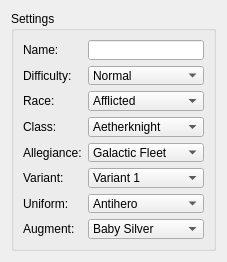
         <widget class="QWidget" name="layoutWidget">
          <property name="geometry">
           <rect>
            <x>9</x>
            <y>9</y>
            <width>207</width>
            <height>251</height>
           </rect>
          </property>
          <layout class="QHBoxLayout" name="layoutSettings">
           <item>
            <widget class="QGroupBox" name="groupBoxSettings">
             <property name="minimumSize">
              <size>
               <width>205</width>
               <height>240</height>
              </size>
             </property>
             <property name="maximumSize">
              <size>
               <width>205</width>
               <height>240</height>
              </size>
             </property>
             <property name="title">
              <string>Settings</string>
             </property>
             <layout class="QGridLayout" name="gridLayout">
              <item row="8" column="1">
               <layout class="QVBoxLayout" name="layoutAugmentEdit">
                <property name="spacing">
                 <number>0</number>
                </property>
                <item>
                 <widget class="QComboBox" name="comboBoxAugmentEdit">
                  <item>
                   <property name="text">
                    <string>Baby Silver</string>
                   </property>
                  </item>
                  <item>
                   <property name="text">
                    <string>Beats by Boizu</string>
                   </property>
                  </item>
                  <item>
                   <property name="text">
                    <string>Berserker Scarf</string>
                   </property>
                  </item>
                  <item>
                   <property name="text">
                    <string>Chamcham Hat</string>
                   </property>
                  </item>
                  <item>
                   <property name="text">
                    <string>Crown</string>
                   </property>
                  </item>
                  <item>
                   <property name="text">
                    <string>Crusader Hat</string>
                   </property>
                  </item>
                  <item>
                   <property name="text">
                    <string>Demon Horns</string>
                   </property>
                  </item>
                  <item>
                   <property name="text">
                    <string>Eye Gadget</string>
                   </property>
                  </item>
                  <item>
                   <property name="text">
                    <string>Eyepod Hat</string>
                   </property>
                  </item>
                  <item>
                   <property name="text">
                    <string>Forsaker Mask</string>
                   </property>
                  </item>
                  <item>
                   <property name="text">
                    <string>Glibglob Hat</string>
                   </property>
                  </item>
                  <item>
                   <property name="text">
                    <string>Halo</string>
                   </property>
                  </item>
                  <item>
                   <property name="text">
                    <string>Lucky Pumpkin</string>
                   </property>
                  </item>
                  <item>
                   <property name="text">
                    <string>Mage Hat</string>
                   </property>
                  </item>
                  <item>
                   <property name="text">
                    <string>Mech City Beanie</string>
                   </property>
                  </item>
                  <item>
                   <property name="text">
                    <string>Oculus Goggles</string>
                   </property>
                  </item>
                  <item>
                   <property name="text">
                    <string>Rogue Bandana</string>
                   </property>
                  </item>
                  <item>
                   <property name="text">
                    <string>Shmoo Hat</string>
                   </property>
                  </item>
                  <item>
                   <property name="text">
                    <string>Shroom Hat</string>
                   </property>
                  </item>
                  <item>
                   <property name="text">
                    <string>Slime Hat</string>
                   </property>
                  </item>
                 </widget>
                </item>
               </layout>
              </item>
              <item row="7" column="1">
               <layout class="QVBoxLayout" name="layoutUniformEdit">
                <property name="spacing">
                 <number>0</number>
                </property>
                <item>
                 <widget class="QComboBox" name="comboBoxUniformEdit">
                  <item>
                   <property name="text">
                    <string>Antihero</string>
                   </property>
                  </item>
                  <item>
                   <property name="text">
                    <string>Beehive</string>
                   </property>
                  </item>
                  <item>
                   <property name="text">
                    <string>Blacksmith</string>
                   </property>
                  </item>
                  <item>
                   <property name="text">
                    <string>Cobalt Mage</string>
                   </property>
                  </item>
                  <item>
                   <property name="text">
                    <string>Crusader</string>
                   </property>
                  </item>
                  <item>
                   <property name="text">
                    <string>Dirtmage</string>
                   </property>
                  </item>
                  <item>
                   <property name="text">
                    <string>Echo</string>
                   </property>
                  </item>
                  <item>
                   <property name="text">
                    <string>Explorer</string>
                   </property>
                  </item>
                  <item>
                   <property name="text">
                    <string>Fairy</string>
                   </property>
                  </item>
                  <item>
                   <property name="text">
                    <string>Fleet Cadet</string>
                   </property>
                  </item>
                  <item>
                   <property name="text">
                    <string>Gadget Worker</string>
                   </property>
                  </item>
                  <item>
                   <property name="text">
                    <string>Hero</string>
                   </property>
                  </item>
                  <item>
                   <property name="text">
                    <string>Metalgear</string>
                   </property>
                  </item>
                  <item>
                   <property name="text">
                    <string>Minister</string>
                   </property>
                  </item>
                  <item>
                   <property name="text">
                    <string>Monster Trainer</string>
                   </property>
                  </item>
                  <item>
                   <property name="text">
                    <string>Overworld</string>
                   </property>
                  </item>
                  <item>
                   <property name="text">
                    <string>Peasant</string>
                   </property>
                  </item>
                  <item>
                   <property name="text">
                    <string>Phoenix</string>
                   </property>
                  </item>
                  <item>
                   <property name="text">
                    <string>President</string>
                   </property>
                  </item>
                  <item>
                   <property name="text">
                    <string>Pyromancer</string>
                   </property>
                  </item>
                  <item>
                   <property name="text">
                    <string>Scholar</string>
                   </property>
                  </item>
                  <item>
                   <property name="text">
                    <string>Scientist</string>
                   </property>
                  </item>
                  <item>
                   <property name="text">
                    <string>Seer</string>
                   </property>
                  </item>
                  <item>
                   <property name="text">
                    <string>Soldier</string>
                   </property>
                  </item>
                 </widget>
                </item>
               </layout>
              </item>
              <item row="5" column="0">
               <layout class="QVBoxLayout" name="layoutAllegiance">
                <property name="spacing">
                 <number>0</number>
                </property>
                <item>
                 <widget class="QLabel" name="labelAllegiance">
                  <property name="text">
                   <string>Allegiance:</string>
                  </property>
                 </widget>
                </item>
               </layout>
              </item>
              <item row="5" column="1">
               <layout class="QVBoxLayout" name="layoutAllegianceEdit">
                <property name="spacing">
                 <number>0</number>
                </property>
                <item>
                 <widget class="QComboBox" name="comboBoxAllegianceEdit">
                  <item>
                   <property name="text">
                    <string>Galactic Fleet</string>
                   </property>
                  </item>
                  <item>
                   <property name="text">
                    <string>Starlight Rebellion</string>
                   </property>
                  </item>
                  <item>
                   <property name="text">
                    <string>Church of Faust</string>
                   </property>
                  </item>
                  <item>
                   <property name="text">
                    <string>Gray Enigma</string>
                   </property>
                  </item>
                 </widget>
                </item>
               </layout>
              </item>
              <item row="6" column="0">
               <layout class="QVBoxLayout" name="layoutVariant">
                <item>
                 <widget class="QLabel" name="labelVariant">
                  <property name="text">
                   <string>Variant:</string>
                  </property>
                 </widget>
                </item>
               </layout>
              </item>
              <item row="1" column="0">
               <layout class="QVBoxLayout" name="layoutCharacterName">
                <property name="spacing">
                 <number>0</number>
                </property>
                <item>
                 <widget class="QLabel" name="labelCharacterName">
                  <property name="text">
                   <string>Name:</string>
                  </property>
                 </widget>
                </item>
               </layout>
              </item>
              <item row="1" column="1">
               <layout class="QVBoxLayout" name="layoutNameEdit">
                <property name="spacing">
                 <number>0</number>
                </property>
                <item>
                 <widget class="QLineEdit" name="lineEditName">
                  <property name="inputMask">
                   <string/>
                  </property>
                  <property name="maxLength">
                   <number>32767</number>
                  </property>
                 </widget>
                </item>
               </layout>
              </item>
              <item row="2" column="0">
               <layout class="QVBoxLayout" name="layoutDifficulty">
                <property name="spacing">
                 <number>0</number>
                </property>
                <item>
                 <widget class="QLabel" name="labelDifficulty">
                  <property name="text">
                   <string>Difficulty:</string>
                  </property>
                 </widget>
                </item>
               </layout>
              </item>
              <item row="2" column="1">
               <layout class="QVBoxLayout" name="layoutDifficultyEdit">
                <property name="spacing">
                 <number>0</number>
                </property>
                <item>
                 <widget class="QComboBox" name="comboBoxDifficultyEdit">
                  <item>
                   <property name="text">
                    <string>Normal</string>
                   </property>
                  </item>
                  <item>
                   <property name="text">
                    <string>Ironman</string>
                   </property>
                  </item>
                 </widget>
                </item>
               </layout>
              </item>
              <item row="3" column="0">
               <layout class="QVBoxLayout" name="layoutRace">
                <property name="spacing">
                 <number>0</number>
                </property>
                <item>
                 <widget class="QLabel" name="labelRace">
                  <property name="text">
                   <string>Race:</string>
                  </property>
                 </widget>
                </item>
               </layout>
              </item>
              <item row="3" column="1">
               <layout class="QVBoxLayout" name="layoutRaceEdit">
                <property name="spacing">
                 <number>0</number>
                </property>
                <item>
                 <widget class="QComboBox" name="comboBoxRaceEdit">
                  <item>
                   <property name="text">
                    <string>Afflicted</string>
                   </property>
                  </item>
                  <item>
                   <property name="text">
                    <string>Ancient</string>
                   </property>
                  </item>
                  <item>
                   <property name="text">
                    <string>Avalancher</string>
                   </property>
                  </item>
                  <item>
                   <property name="text">
                    <string>Boogoo</string>
                   </property>
                  </item>
                  <item>
                   <property name="text">
                    <string>Broccolite</string>
                   </property>
                  </item>
                  <item>
                   <property name="text">
                    <string>Bunyip</string>
                   </property>
                  </item>
                  <item>
                   <property name="text">
                    <string>Centurion</string>
                   </property>
                  </item>
                  <item>
                   <property name="text">
                    <string>Deathrazor</string>
                   </property>
                  </item>
                  <item>
                   <property name="text">
                    <string>Drifter</string>
                   </property>
                  </item>
                  <item>
                   <property name="text">
                    <string>Fishfolk</string>
                   </property>
                  </item>
                  <item>
                   <property name="text">
                    <string>Florbgon</string>
                   </property>
                  </item>
                  <item>
                   <property name="text">
                    <string>Gekko</string>
                   </property>
                  </item>
                  <item>
                   <property name="text">
                    <string>Goblin</string>
                   </property>
                  </item>
                  <item>
                   <property name="text">
                    <string>Golem</string>
                   </property>
                  </item>
                  <item>
                   <property name="text">
                    <string>Hiveling</string>
                   </property>
                  </item>
                  <item>
                   <property name="text">
                    <string>Illuminate</string>
                   </property>
                  </item>
                  <item>
                   <property name="text">
                    <string>Infernal</string>
                   </property>
                  </item>
                  <item>
                   <property name="text">
                    <string>Ironclad</string>
                   </property>
                  </item>
                  <item>
                   <property name="text">
                    <string>Lightsworn</string>
                   </property>
                  </item>
                  <item>
                   <property name="text">
                    <string>Necro</string>
                   </property>
                  </item>
                  <item>
                   <property name="text">
                    <string>Nomad</string>
                   </property>
                  </item>
                  <item>
                   <property name="text">
                    <string>Oompa</string>
                   </property>
                  </item>
                  <item>
                   <property name="text">
                    <string>Overseer</string>
                   </property>
                  </item>
                  <item>
                   <property name="text">
                    <string>Phantom</string>
                   </property>
                  </item>
                  <item>
                   <property name="text">
                    <string>Royalite</string>
                   </property>
                  </item>
                  <item>
                   <property name="text">
                    <string>Runefolk</string>
                   </property>
                  </item>
                  <item>
                   <property name="text">
                    <string>Savior</string>
                   </property>
                  </item>
                  <item>
                   <property name="text">
                    <string>Scaled</string>
                   </property>
                  </item>
                  <item>
                   <property name="text">
                    <string>Shlaami</string>
                   </property>
                  </item>
                  <item>
                   <property name="text">
                    <string>Swampfolk</string>
                   </property>
                  </item>
                  <item>
                   <property name="text">
                    <string>Tiki</string>
                   </property>
                  </item>
                  <item>
                   <property name="text">
                    <string>Titan</string>
                   </property>
                  </item>
                  <item>
                   <property name="text">
                    <string>Trogon</string>
                   </property>
                  </item>
                  <item>
                   <property name="text">
                    <string>Wanderer</string>
                   </property>
                  </item>
                  <item>
                   <property name="text">
                    <string>Wizened</string>
                   </property>
                  </item>
                  <item>
                   <property name="text">
                    <string>Worg</string>
                   </property>
                  </item>
                 </widget>
                </item>
               </layout>
              </item>
              <item row="4" column="0">
               <layout class="QVBoxLayout" name="layoutClass">
                <property name="spacing">
                 <number>0</number>
                </property>
                <item>
                 <widget class="QLabel" name="labelClass">
                  <property name="text">
                   <string>Class:</string>
                  </property>
                 </widget>
                </item>
               </layout>
              </item>
              <item row="4" column="1">
               <layout class="QVBoxLayout" name="layoutClassEdit">
                <property name="spacing">
                 <number>0</number>
                </property>
                <item>
                 <widget class="QComboBox" name="comboBoxClassEdit">
                  <item>
                   <property name="text">
                    <string>Aetherknight</string>
                   </property>
                  </item>
                  <item>
                   <property name="text">
                    <string>Aethermage</string>
                   </property>
                  </item>
                  <item>
                   <property name="text">
                    <string>Alchemist</string>
                   </property>
                  </item>
                  <item>
                   <property name="text">
                    <string>Arcanist</string>
                   </property>
                  </item>
                  <item>
                   <property name="text">
                    <string>Blademaster</string>
                   </property>
                  </item>
                  <item>
                   <property name="text">
                    <string>Bounty Hunter</string>
                   </property>
                  </item>
                  <item>
                   <property name="text">
                    <string>Commander</string>
                   </property>
                  </item>
                  <item>
                   <property name="text">
                    <string>Darkmage</string>
                   </property>
                  </item>
                  <item>
                   <property name="text">
                    <string>Datamancer</string>
                   </property>
                  </item>
                  <item>
                   <property name="text">
                    <string>Dragoon</string>
                   </property>
                  </item>
                  <item>
                   <property name="text">
                    <string>Enforcer</string>
                   </property>
                  </item>
                  <item>
                   <property name="text">
                    <string>Gunmage</string>
                   </property>
                  </item>
                  <item>
                   <property name="text">
                    <string>Gunner</string>
                   </property>
                  </item>
                  <item>
                   <property name="text">
                    <string>Machinist</string>
                   </property>
                  </item>
                  <item>
                   <property name="text">
                    <string>Spellblade</string>
                   </property>
                  </item>
                 </widget>
                </item>
               </layout>
              </item>
              <item row="7" column="0">
               <layout class="QVBoxLayout" name="layoutUniform">
                <property name="spacing">
                 <number>0</number>
                </property>
                <item>
                 <widget class="QLabel" name="labelUniform">
                  <property name="text">
                   <string>Uniform:</string>
                  </property>
                 </widget>
                </item>
               </layout>
              </item>
              <item row="6" column="1">
               <layout class="QVBoxLayout" name="layoutVariantEdit">
                <property name="spacing">
                 <number>0</number>
                </property>
                <item>
                 <widget class="QComboBox" name="comboBoxVariantEdit">
                  <item>
                   <property name="text">
                    <string>Variant 1</string>
                   </property>
                  </item>
                  <item>
                   <property name="text">
                    <string>Variant 2</string>
                   </property>
                  </item>
                  <item>
                   <property name="text">
                    <string>Variant 3</string>
                   </property>
                  </item>
                 </widget>
                </item>
               </layout>
              </item>
              <item row="8" column="0">
               <layout class="QVBoxLayout" name="layoutAugment">
                <property name="spacing">
                 <number>0</number>
                </property>
                <item>
                 <widget class="QLabel" name="labelAugment">
                  <property name="text">
                   <string>Augment:</string>
                  </property>
                 </widget>
                </item>
               </layout>
              </item>
             </layout>
            </widget>
           </item>
          </layout>
         </widget>
